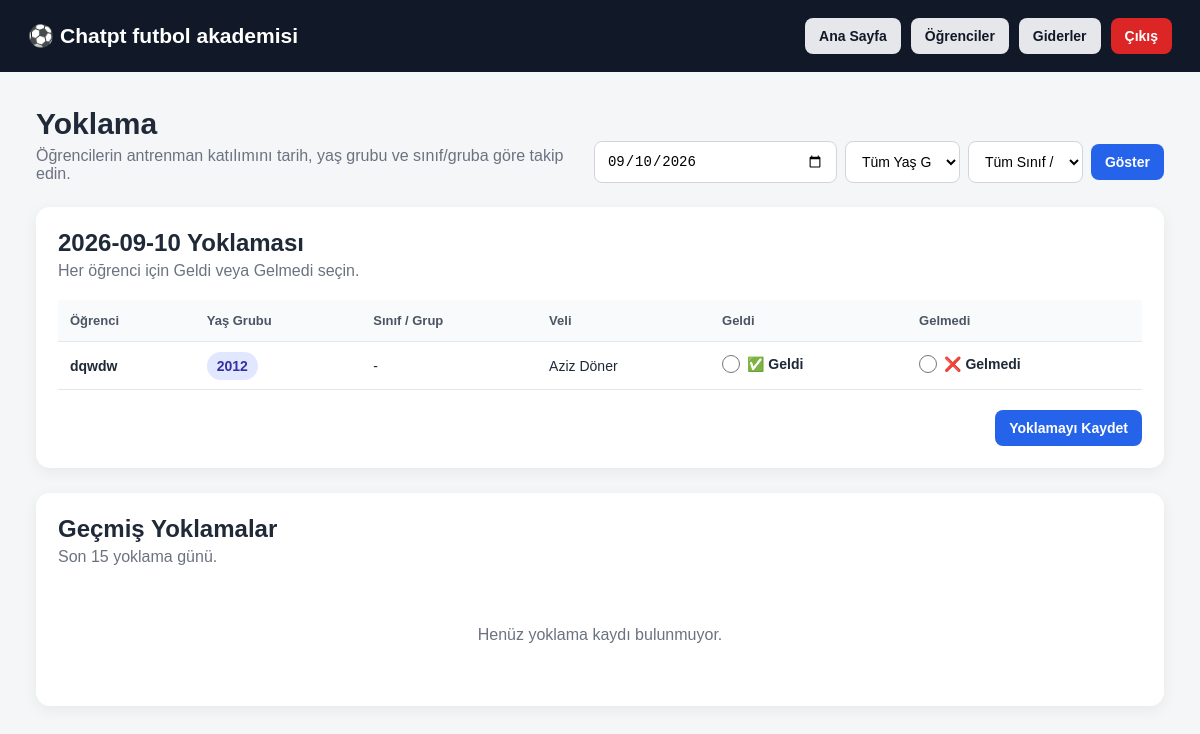
/attendance (signed in), run on the app's committed database.
### tables this page shows
CREATE TABLE students (
            id INTEGER PRIMARY KEY AUTOINCREMENT,
            school_id INTEGER NOT NULL,
            name TEXT NOT NULL,
            birth_year INTEGER NOT NULL,
            parent_name TEXT,
            phone TEXT,
            monthly_fee REAL DEFAULT 0,
            active INTEGER DEFAULT 1,
            notes TEXT,
            created_at TEXT, class_group TEXT,
            FOREIGN KEY (school_id)
                REFERENCES schools(id)
                ON DELETE CASCADE
        );

### app.py (the view, shortened to what this page needs)
@app.route("/attendance", methods=["GET", "POST"])
def attendance():
    if not school_logged_in():
        return redirect(url_for("login"))
    school_id = session["school_id"]
    selected_date = request.args.get(
        "date",
        datetime.now().strftime("%Y-%m-%d")
    )
    selected_birth_year = request.args.get(
        "birth_year",
        ""
    ).strip()
    selected_class_group = request.args.get(
        "class_group",
        ""
    ).strip()
    conn = get_db()
    query = """
        SELECT
            s.*,
            a.present AS present,
            CASE
                WHEN a.id IS NULL THEN 0
                ELSE 1
            END AS attendance_saved
        FROM students s
        LEFT JOIN attendance a
            ON a.student_id = s.id
            AND a.attendance_date = ?
        WHERE s.school_id = ?
        AND s.active = 1
    """
    params = [
        selected_date,
        school_id
    ]
    if selected_birth_year:
        query += " AND s.birth_year = ?"
        params.append(selected_birth_year)
    if selected_class_group:
        query += " AND s.class_group = ?"
        params.append(selected_class_group)
    query += """
        ORDER BY
            s.birth_year DESC,
            COALESCE(s.class_group, '') ASC,
            s.name ASC
    """
    student_list = conn.execute(
        query,
        params
    ).fetchall()
    birth_years = conn.execute("""
        SELECT DISTINCT birth_year
        FROM students
        WHERE school_id = ?
        AND active = 1
        ORDER BY birth_year DESC
    """, (
        school_id,
    )).fetchall()
    class_groups = conn.execute("""
        SELECT DISTINCT class_group
        FROM students
        WHERE school_id = ?
        AND active = 1
        AND class_group IS NOT NULL
        AND TRIM(class_group) != ''
        ORDER BY class_group ASC
    """, (
        school_id,
    )).fetchall()
    history = conn.execute("""
        SELECT
            a.attendance_date,
            SUM(
                CASE
                    WHEN a.present = 1 THEN 1
                    ELSE 0
                END
            ) AS present_count,
            SUM(
                CASE
                    WHEN a.present = 0 THEN 1
                    ELSE 0
                END
            ) AS absent_count
        FROM attendance a
        JOIN students s
            ON s.id = a.student_id
        WHERE s.school_id = ?
        GROUP BY a.attendance_date
        ORDER BY a.attendance_date DESC
        LIMIT 15
    """, (
        school_id,
    )).fetchall()
    conn.close()
    return render_template(
        "attendance.html",
        students=student_list,
        selected_date=selected_date,
        selected_birth_year=selected_birth_year,
        selected_class_group=selected_class_group,
        birth_years=birth_years,
        class_groups=class_groups,
        history=history
    )

### app.py (called while the page is built)
def get_db():
    conn = sqlite3.connect(DB_NAME)
    conn.row_factory = sqlite3.Row
    conn.execute("PRAGMA foreign_keys = ON")
    return conn

def school_logged_in():
    return (
        session.get("logged_in")
        and session.get("role") == "school"
        and session.get("school_id")
    )

### templates/attendance.html (shortened to what this page needs)
<!DOCTYPE html>
<html lang="tr">
<head>
    <link rel="stylesheet" href="{{ url_for('static', filename='style.css') }}">
</head>
<body>
<header class="topbar">
    <div>
        <h2>⚽ {{ session.school_name or "Futbol Okulu Paneli" }}</h2>
    </div>
    <div class="top-actions">
        <a href="{{ url_for('dashboard') }}" class="btn">Ana Sayfa</a>
        <a href="{{ url_for('students') }}" class="btn">Öğrenciler</a>
        <a href="{{ url_for('expenses') }}" class="btn">Giderler</a>
        <a href="{{ url_for('logout') }}" class="btn danger">Çıkış</a>
    </div>
</header>
<main class="container">
    <div class="dashboard-heading">
        <div>
            <h1>Yoklama</h1>
            <p>Öğrencilerin antrenman katılımını tarih, yaş grubu ve sınıf/gruba göre takip edin.</p>
        </div>
        <form method="GET" class="compact-period-form">
            <input
                type="date"
                name="date"
                value="{{ selected_date }}"
            >
            <select name="birth_year">
                <option value="">Tüm Yaş Grupları</option>
            </select>
            <select name="class_group">
                <option value="">Tüm Sınıf / Gruplar</option>
            </select>
            <button type="submit" class="btn primary">
                Göster
            </button>
        </form>
    </div>
    <section class="panel-section">
        <div class="section-header">
            <div>
                <h2>
                    {{ selected_date }} Yoklaması
                </h2>
                <p>Her öğrenci için Geldi veya Gelmedi seçin.</p>
            </div>
        </div>
        {% if students %}
        <form method="POST">
            <div class="table-wrapper">
                <table>
                    <thead>
                        <tr>
                            <th>Öğrenci</th>
                            <th>Yaş Grubu</th>
                            <th>Sınıf / Grup</th>
                            <th>Veli</th>
                            <th>Geldi</th>
                            <th>Gelmedi</th>
                        </tr>
                    </thead>
                    <tbody>
                    {% for student in students %}
                        <tr>
                            <td>
                                <strong>{{ student.name }}</strong>
                            </td>
                            <td>
                                <span class="badge">
                                    {{ student.birth_year }}
                                </span>
                            </td>
                            <td>
                                {{ student.class_group or "-" }}
                            </td>
                            <td>
                                {{ student.parent_name or "-" }}
                            </td>
                            <td>
                                <label class="attendance-option present-option">
                                    <input
                                        type="radio"
                                        name="attendance_{{ student.id }}"
                                        value="present"
                                    >
                                    <span>✅ Geldi</span>
                                </label>
                            </td>
                            <td>
                                <label class="attendance-option absent-option">
                                    <input
                                        type="radio"
                                        name="attendance_{{ student.id }}"
                                        value="absent"
                                    >
                                    <span>❌ Gelmedi</span>
                                </label>
                            </td>
                        </tr>
                    {% endfor %}
                    </tbody>
                </table>
            </div>
            <div class="attendance-save">
                <button type="submit" class="btn primary">
                    Yoklamayı Kaydet
                </button>
            </div>
        </form>
        {% else %}
        <div class="empty-state">
            Bu filtrelere uygun aktif öğrenci bulunmuyor.
        </div>
        {% endif %}
    </section>
    <section class="panel-section attendance-history">
        <div class="section-header">
            <div>
                <h2>Geçmiş Yoklamalar</h2>
                <p>Son 15 yoklama günü.</p>
            </div>
        </div>
        {% if history %}
        <div class="table-wrapper">
            <table>
                <thead>
                    <tr>
                        <th>Tarih</th>
                        <th>Geldi</th>
                        <th>Gelmedi</th>
                        <th>İşlem</th>
                    </tr>
                </thead>
                <tbody>
                {% for item in history %}
                    <tr>
                        <td>
                            <strong>{{ item.attendance_date }}</strong>
                        </td>
                        <td>
                            {{ item.present_count }}
                        </td>
                        <td>
                            {{ item.absent_count }}
                        </td>
                        <td>
                            <a
                                href="{{ url_for(
                                    'attendance',
                                    date=item.attendance_date,
                                    birth_year=selected_birth_year,
                                    class_group=selected_class_group
                                ) }}"
                                class="btn"
                            >
                                Görüntüle
                            </a>
                        </td>
                    </tr>
                {% endfor %}
                </tbody>
            </table>
        </div>
        {% else %}
        <div class="empty-state">
            Henüz yoklama kaydı bulunmuyor.
        </div>
        {% endif %}
    </section>
</main>
</body>
</html>

### static/style.css (style rules this page uses)
* { box-sizing: border-box; margin: 0; padding: 0; }
body { font-family: Arial, Helvetica, sans-serif; background: #f4f6f8; color: #1f2937; }
a { text-decoration: none; }
.topbar { background: #111827; color: white; padding: 18px 28px; display: flex; align-items: center; justify-content: space-between; gap: 20px; flex-wrap: wrap; }
.topbar h2 { font-size: 21px; }
.top-actions { display: flex; gap: 10px; flex-wrap: wrap; }
.container { width: min(1200px, 94%); margin: 35px auto; }
.btn { border: none; cursor: pointer; display: inline-flex; align-items: center; justify-content: center; padding: 10px 14px; border-radius: 8px; background: #e5e7eb; color: #111827; font-size: 14px; font-weight: 600; transition: 0.2s; }
.btn.primary { background: #2563eb; color: white; }
.btn.danger { background: #dc2626; color: white; }
.panel-section { background: white; border-radius: 14px; padding: 22px; box-shadow: 0 4px 15px rgba(0, 0, 0, 0.06); }
.section-header { display: flex; justify-content: space-between; align-items: center; gap: 15px; margin-bottom: 20px; }
.section-header h2 { margin-bottom: 5px; }
.section-header p { color: #6b7280; }
.table-wrapper { overflow-x: auto; }
table { width: 100%; border-collapse: collapse; }
th, td { padding: 13px 12px; border-bottom: 1px solid #e5e7eb; text-align: left; white-space: nowrap; }
th { background: #f9fafb; font-size: 13px; color: #4b5563; }
td { font-size: 14px; }
input, select, textarea { width: 100%; padding: 11px 12px; border: 1px solid #d1d5db; border-radius: 8px; outline: none; font-size: 14px; background: white; }
.badge { background: #e0e7ff; color: #3730a3; padding: 6px 10px; border-radius: 20px; font-weight: 700; }
.empty-state { text-align: center; padding: 40px; color: #6b7280; }
.dashboard-heading { display: flex; justify-content: space-between; align-items: flex-end; gap: 20px; margin-bottom: 24px; }
.dashboard-heading h1 { font-size: 30px; margin-bottom: 6px; }
.dashboard-heading p { color: #6b7280; }
.compact-period-form { display: flex; gap: 8px; align-items: center; }
.compact-period-form select { width: auto; min-width: 115px; }
.attendance-save { display: flex; justify-content: flex-end; margin-top: 20px; }
.attendance-history { margin-top: 25px; }
.attendance-option { display: inline-flex; align-items: center; gap: 7px; cursor: pointer; font-weight: 600; white-space: nowrap; }
.attendance-option input[type="radio"] { width: 18px; height: 18px; cursor: pointer; }
.present-option span, .absent-option span { font-size: 14px; }

### data on the page
students: name "dqwdw", birth_year "2012", class_group "-", parent_name "Aziz Döner"

### other printed values
{{ session.school_name or "Futbol Okulu Paneli" }} "Chatpt futbol akademisi"
{{ selected_date }} "2026-09-10"
